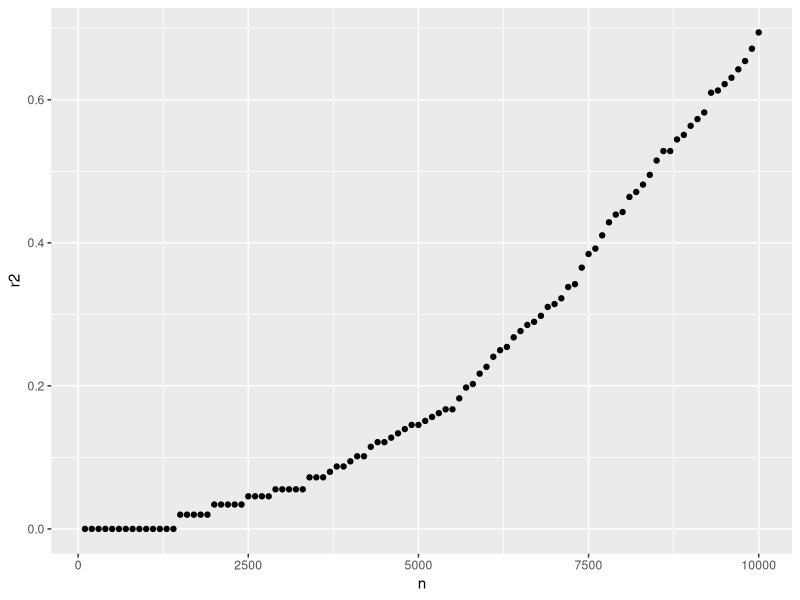

Source code (R):
## ---- chunk 1
tval <- qnorm(5e-8, low=F)
n <- tval^2 * (1 - 0.00005) / 0.00005 - 1
n
## ---- chunk 2
pvals <- c(3.20E-08, 1.30E-08, 7.20E-10, 1.20E-09, 1.20E-14, 6.00E-08, 4.60E-08, 6.20E-08, 1.40E-10, 2.30E-18, 8.10E-08, 3.00E-08, 3.80E-13, 2.10E-17, 1.40E-08, 3.20E-12, 2.90E-27, 4.40E-13, 2.20E-09, 2.50E-10, 1.60E-08, 1.80E-10, 4.00E-10, 3.10E-10, 4.70E-08, 3.70E-09, 7.70E-09, 5.80E-13, 3.20E-12, 6.00E-09, 4.70E-08, 1.50E-08, 1.00E-11, 5.10E-10, 7.20E-09, 5.70E-10, 2.10E-08, 1.50E-08, 1.40E-08, 5.50E-08, 4.40E-08, 4.00E-10, 3.40E-10, 7.70E-08, 2.90E-10, 4.00E-12, 6.70E-08, 3.10E-08, 5.30E-08, 2.70E-11, 4.90E-14, 1.50E-08, 8.10E-18, 6.00E-12, 6.40E-08, 8.50E-08, 3.00E-10, 2.90E-09, 9.10E-10, 3.00E-08, 2.90E-15, 1.30E-09, 1.20E-10, 2.50E-09, 4.90E-08, 8.20E-09, 1.10E-08, 3.40E-09, 1.60E-09, 1.60E-09, 3.70E-09, 3.00E-09, 8.20E-19, 9.60E-10, 2.40E-10, 2.30E-08, 6.20E-10, 2.60E-09, 5.90E-09, 7.00E-12, 1.40E-08, 1.50E-09, 5.30E-10, 3.20E-10, 2.30E-10, 9.40E-09, 3.60E-09, 1.40E-10, 1.60E-12, 9.00E-08, 1.10E-08, 4.20E-08, 7.80E-10, 1.60E-10, 3.00E-08, 8.80E-08, 4.50E-09, 1.10E-10, 4.30E-08, 1.90E-12, 9.20E-08, 3.90E-11, 1.40E-11, 6.50E-11, 5.00E-08, 6.10E-11, 5.80E-15, 4.50E-09, 3.30E-33, 1.30E-08, 1.20E-15, 2.20E-09, 2.50E-10, 1.80E-08, 2.50E-08, 1.00E-09, 4.50E-08, 8.00E-08, 2.20E-16, 2.60E-08, 1.70E-10, 3.70E-08, 3.50E-13, 1.40E-08, 5.70E-10, 7.50E-10, 1.30E-09, 5.10E-08, 7.00E-10, 1.20E-08, 6.80E-08, 3.90E-09, 4.90E-11, 2.90E-11, 1.70E-09, 8.00E-10, 2.70E-10, 2.30E-08, 6.20E-09, 1.50E-13, 1.30E-11, 3.10E-09, 1.60E-12, 2.40E-08, 6.10E-13, 3.30E-08, 3.50E-08, 3.20E-10, 4.20E-08, 2.00E-09, 2.40E-16, 6.10E-09, 4.30E-08, 6.30E-08, 1.90E-23, 1.00E-11, 8.90E-09, 9.10E-09, 3.30E-14, 5.70E-09, 4.30E-09, 1.90E-16, 2.40E-12, 7.60E-08, 4.60E-08, 6.40E-12, 2.80E-20, 2.30E-11, 1.60E-11, 5.90E-13, 4.10E-08, 1.30E-12, 4.80E-08, 8.30E-11, 1.50E-09, 1.40E-08, 2.10E-09, 5.60E-11, 9.00E-08, 3.80E-08, 5.90E-08, 1.10E-13, 6.00E-46, 3.40E-09, 1.10E-08, 2.20E-12, 1.70E-20)
## ---- chunk 3
tvals <- qt(pvals, 10000, low=F)
r2 <- tvals^2 / (tvals^2 + 10000)
sum(r2)
## ---- chunk 4
library(ggplot2)
library(dplyr)

changing_n <- function(pval)
{
	tvals <- qt(pvals, 10000, low=F)
	tab <- tibble(
		n=seq(100, 10000, by=100),
		r2=NA,nsig=NA
	)
	r2 <- tvals^2 / (tvals^2 + 10000)
	for(i in 1:nrow(tab))
	{
		newt <- r2 * (tab$n[i]-1)/ (1-r2)
		newp <- pt(sqrt(newt), tab$n[i], low=F)
		tab$nsig[i] <- sum(newp < 5e-8)
		tab$r2[i] <- sum(r2[newp<5e-8])
	}
	return(tab)
}
tab <- changing_n(pvals)
ggplot(tab, aes(n, r2)) +
geom_point()
